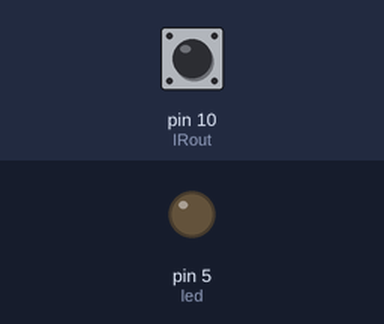
Recording of a sketch running on a simulated Arduino Uno, built with avr-gcc and run on an emulated ATmega328P. Shown: output pins drawn as LEDs (lit = HIGH). Dashed ring = blinking. The test bench sets the inputs (shaded band); at power-on: pin 10 (IRout) HIGH. What the sketch prints to the serial monitor is not drawn.

Above: at 1.2 s.
1.3 s: pin 10 (IRout) driven LOW
At 2.2 s:
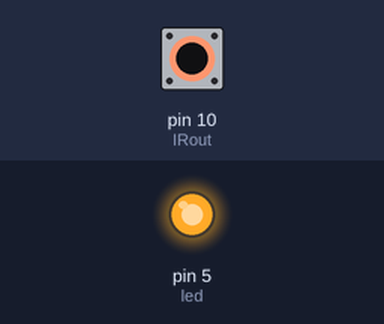
2.8 s: pin 10 (IRout) driven HIGH
At 3.4 s:
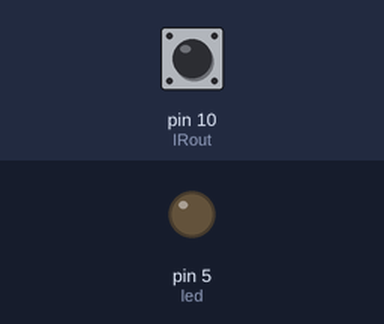
4.7 s: pin 10 (IRout) pulsed LOW 2 times (0.12 s each, 0.3 s apart)
At 4.76 s:
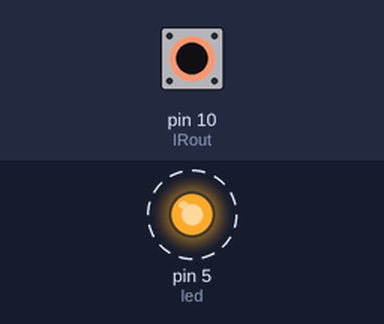
6.8 s: pin 10 (IRout) pulsed LOW 5 times (0.12 s each, 0.3 s apart)
At 9.1 s:
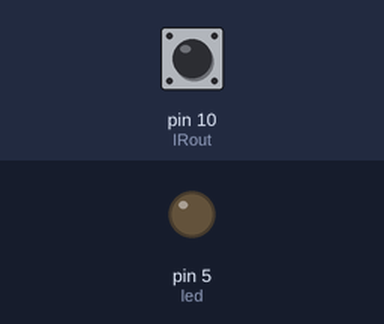
Timing chart, 0 to 10.6 s (numbered marks = the images above; inputs shaded):
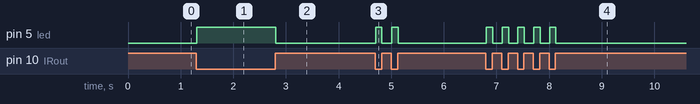

The sketch:

exp02.ino
```cpp
// Count number of persons entering a room IR sensor.

#define IRout 10
#define led 5
int counter = 0;
void setup() {
  pinMode(led, OUTPUT);
  pinMode(IRout, INPUT);
  Serial.begin(9600);
}
void loop() {
  if (digitalRead(IRout) == LOW) {
    digitalWrite(led, HIGH);
    counter++;
    delay(10);
  } else {
    digitalWrite(led, LOW);
    delay(10);
  }
  Serial.println('Total number of persons entered the room', counter);
}
```

Measured:
- after the input at 1.3 s, pin 5 (led): LOW → HIGH at once
- after the input at 2.8 s, pin 5 (led): HIGH → LOW at once
- after the input at 4.7 s, pin 5 (led): alternates HIGH for 0.12 s and LOW for 0.18 s, 4 changes in all, then stays LOW, starting at once
- after the input at 6.8 s, pin 5 (led): alternates HIGH for 0.12 s and LOW for 0.18 s, 10 changes in all, then stays LOW, starting at once
